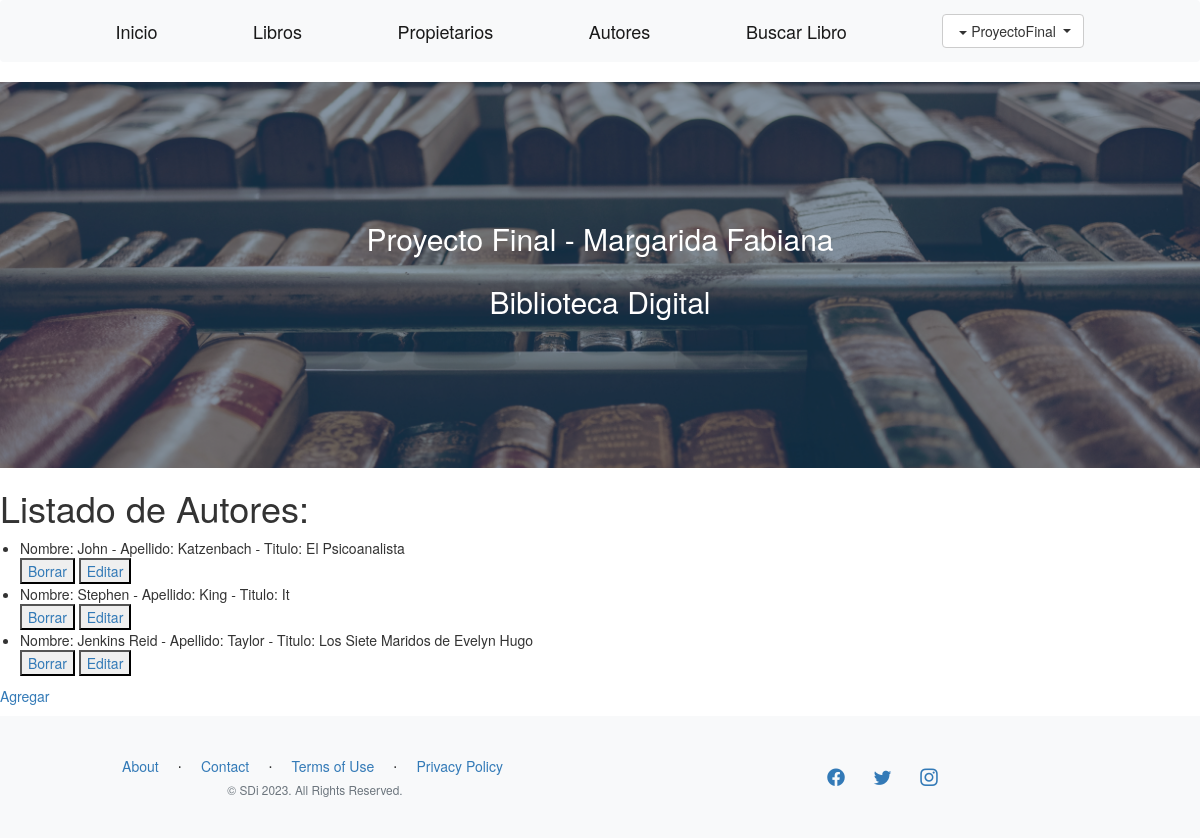
The page /AppCoder/leerAutor (signed in) on the database its author committed.
### AppCoder/models.py (models this page shows)
class Creador(models.Model):
    nombreaut= models.CharField(max_length=20)
    apellidoaut= models.CharField(max_length=40, null=True, blank=True)
    tituloLibro = models.CharField(max_length=40)
    def __str__(self):
        return f"Nombre: {self.nombreaut} - Apellido: {self.apellidoaut} - Titulo: {self.tituloLibro}"

### AppCoder/views.py (the view)
# urls.py: path('leerAutor',views.leerAutor,name='LeerAutor'),
@login_required
def leerAutor(request):
    autores = Creador.objects.all()
    contexto = {"autores":autores}
    return render(request,'autor.html',contexto)

### AppCoder/templates/autor.html
{% extends 'inicio.html' %}
{% load static %}
{% block herencia %}
    <h1>Listado de Autores:</h1>
   <ul>
    {% for a in autores %}
        <li>{{a}}</li>
        <button><a href="{% url 'EliminarAutor' a.nombreaut %}">Borrar</a></button>
        <button><a href="{% url 'EditarAutor' a.nombreaut %}">Editar</a></button>
        <br>
    {% endfor %}
    </ul>
    <p>
        <a href="formularioAutor">Agregar</a>
    </p>
{% endblock %}

### AppCoder/templates/inicio.html (shortened to what this page needs)
<!DOCTYPE html>
<html lang="en">
    <head>
        {% load static %}
        <link href="https://cdn.jsdelivr.net/npm/bootstrap-icons@1.5.0/font/bootstrap-icons.css" rel="stylesheet" type="text/css" />
        <link href="{% static 'AppCoder/css/styles.css' %}" rel="stylesheet" />
        <link href="{% static 'AppCoder/css/bootstrap.min.css' %}" rel="stylesheet" >
        <link href="https://cdn.jsdelivr.net/npm/bootstrap@4.0.0-alpha1/dist/css/bootstrap.min.css" rel="stylesheet">
        <link href="https://cdn.jsdelivr.net/npm/bootstrap@4.0.0-alpha1/dist/css/bootstrap.min.css" rel="stylesheet">
        <link rel="stylesheet" href="http://maxcdn.bootstrapcdn.com/bootstrap/3.3.6/css/bootstrap.min.css">
    </head>
    <body>
        <nav class="navbar navbar-light bg-light static-top">
            <div class="container">
                <a class="navbar-brand" href="{% url 'Inicio' %}">Inicio</a>
                <a class="navbar-brand" href="{% url 'LeerLibro' %}">Libros</a>
                <a class="navbar-brand" href="{% url 'LeerPropietario' %}">Propietarios</a>
                <a class="navbar-brand" href="{% url 'LeerAutor' %}">Autores</a>
                <a class="navbar-brand" href="{% url 'BusquedaLibro' %}">Buscar Libro</a>
                {% if request.user.is_authenticated %}
                <div class="dropdown">
                    <button class="btn btn-default dropdown-toggle" type="button" id="dropdownMenuButton" data-toggle="dropdown" aria-expanded="false">
                        <span class="caret"></span>
                        {{user.username}}
                    </button>
                </div>
                {% endif %}
            </div>
        </nav>
        <header class="masthead">
            <div class="container position-relative">
                <div class="row justify-content-center">
                    <div class="col-xl-6">
                        <div class="text-center text-white">
                            <h1 class="mb-5">Proyecto Final - Margarida Fabiana</h1>
                            <h1 class="mb-5">Biblioteca Digital</h1>
                        </div>
                    </div>
                </div>
            </div>
        </header>
        {% block herencia %}
        {% endblock %}
        <footer class="footer bg-light">
            <div class="container">
                <div class="row">
                    <div class="col-lg-6 h-100 text-center text-lg-start my-auto">
                        <ul class="list-inline mb-2">
                            <li class="list-inline-item"><a href="#!">About</a></li>
                            <li class="list-inline-item">⋅</li>
                            <li class="list-inline-item"><a href="#!">Contact</a></li>
                            <li class="list-inline-item">⋅</li>
                            <li class="list-inline-item"><a href="#!">Terms of Use</a></li>
                            <li class="list-inline-item">⋅</li>
                            <li class="list-inline-item"><a href="#!">Privacy Policy</a></li>
                        </ul>
                        <p class="text-muted small mb-4 mb-lg-0">&copy; SDi 2023. All Rights Reserved.</p>
                    </div>
                    <div class="col-lg-6 h-100 text-center text-lg-end my-auto">
                        <ul class="list-inline mb-0">
                            <li class="list-inline-item me-4">
                                <a href="#!"><i class="bi-facebook fs-3"></i></a>
                            </li>
                            <li class="list-inline-item me-4">
                                <a href="#!"><i class="bi-twitter fs-3"></i></a>
                            </li>
                            <li class="list-inline-item">
                                <a href="#!"><i class="bi-instagram fs-3"></i></a>
                            </li>
                        </ul>
                    </div>
                </div>
            </div>
        </footer>
    </body>
</html>

### rows shown on the page
Creador: nombreaut+apellidoaut+tituloLibro "Nombre: John - Apellido: Katzenbach - Titulo: El Psicoanalista"
Creador: nombreaut+apellidoaut+tituloLibro "Nombre: Stephen - Apellido: King - Titulo: It"
Creador: nombreaut+apellidoaut+tituloLibro "Nombre: Jenkins Reid - Apellido: Taylor - Titulo: Los Siete Maridos de Evelyn Hugo"

### other values the page prints
{{ user.username }} "ProyectoFinal"
